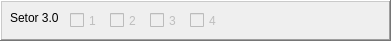
      <widget class="QFrame" name="frame_9">
       <property name="geometry">
        <rect>
         <x>5</x>
         <y>170</y>
         <width>391</width>
         <height>41</height>
        </rect>
       </property>
       <property name="frameShape">
        <enum>QFrame::WinPanel</enum>
       </property>
       <property name="frameShadow">
        <enum>QFrame::Raised</enum>
       </property>
       <widget class="QCheckBox" name="cb301">
        <property name="enabled">
         <bool>false</bool>
        </property>
        <property name="geometry">
         <rect>
          <x>70</x>
          <y>10</y>
          <width>41</width>
          <height>21</height>
         </rect>
        </property>
        <property name="text">
         <string>1</string>
        </property>
       </widget>
       <widget class="QCheckBox" name="cb302">
        <property name="enabled">
         <bool>false</bool>
        </property>
        <property name="geometry">
         <rect>
          <x>110</x>
          <y>10</y>
          <width>41</width>
          <height>21</height>
         </rect>
        </property>
        <property name="text">
         <string>2</string>
        </property>
       </widget>
       <widget class="QLabel" name="label_12">
        <property name="geometry">
         <rect>
          <x>10</x>
          <y>10</y>
          <width>58</width>
          <height>16</height>
         </rect>
        </property>
        <property name="text">
         <string>Setor 3.0</string>
        </property>
       </widget>
       <widget class="QCheckBox" name="cb303">
        <property name="enabled">
         <bool>false</bool>
        </property>
        <property name="geometry">
         <rect>
          <x>150</x>
          <y>10</y>
          <width>41</width>
          <height>21</height>
         </rect>
        </property>
        <property name="text">
         <string>3</string>
        </property>
       </widget>
       <widget class="QCheckBox" name="cb304">
        <property name="enabled">
         <bool>false</bool>
        </property>
        <property name="geometry">
         <rect>
          <x>190</x>
          <y>10</y>
          <width>41</width>
          <height>21</height>
         </rect>
        </property>
        <property name="text">
         <string>4</string>
        </property>
       </widget>
      </widget>
